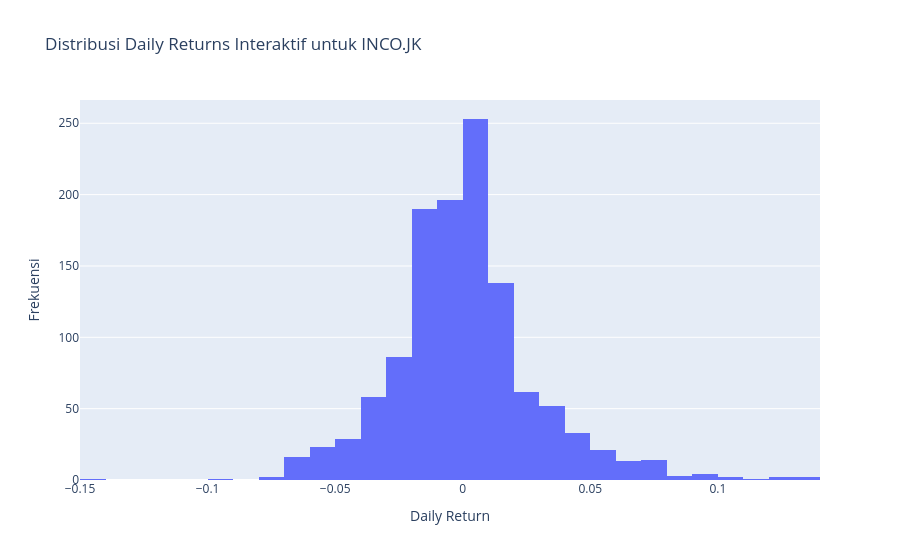
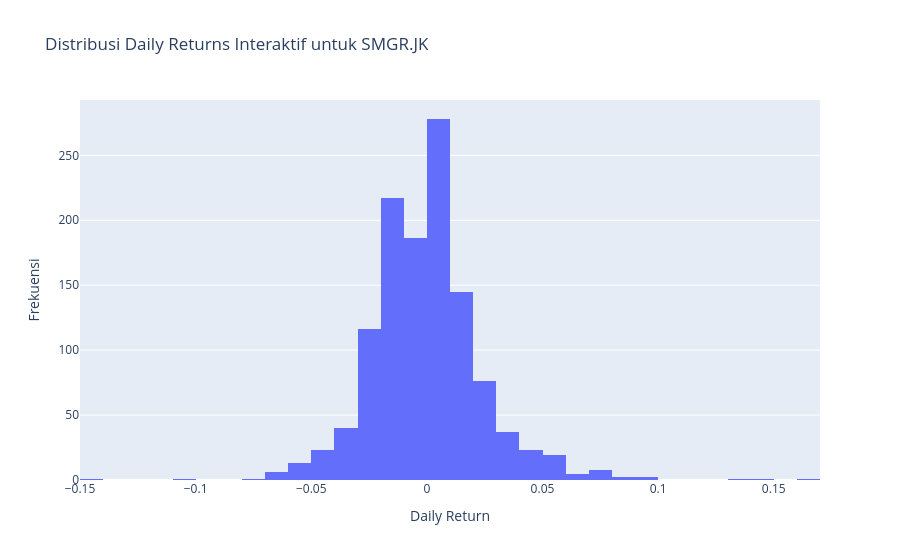
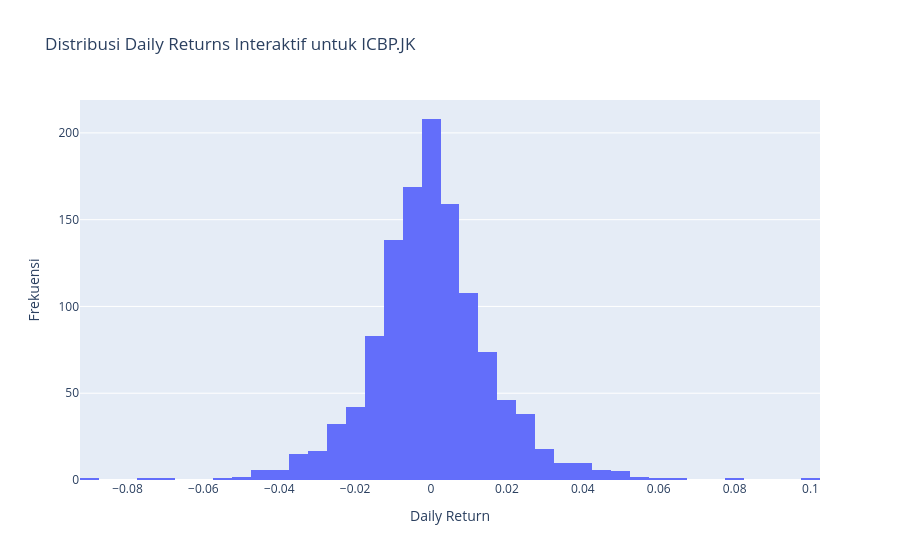
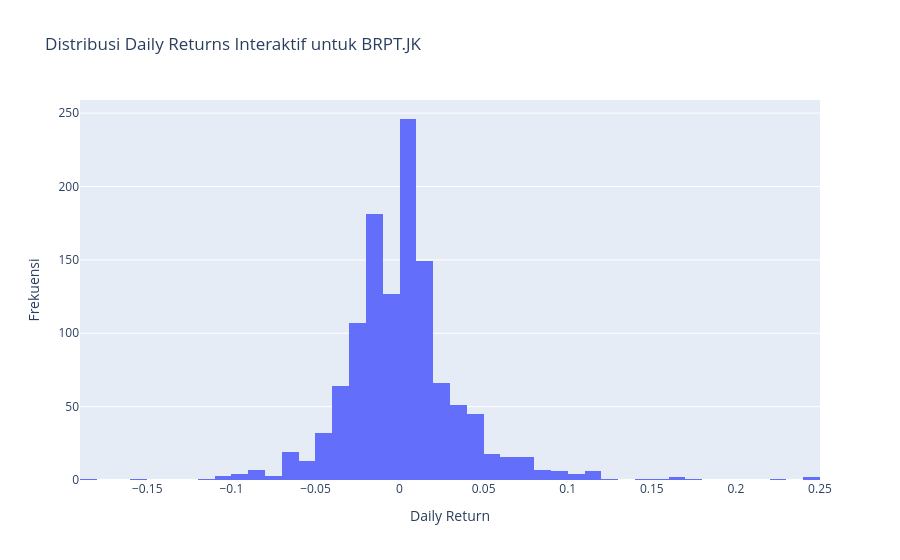

Source (notebook cell) for these figures, in order:
### Code cell
import plotly_express as px

print("Membuat histogram interaktif untuk daily returns setiap saham...")

for col in daily_returns.columns:
    fig_hist_daily_returns = px.histogram(
        daily_returns,
        x=col,
        nbins=50, # Number of bins
        title=f'Distribusi Daily Returns Interaktif untuk {col}',
        labels={col: 'Daily Return', 'count': 'Frekuensi'}
    )
    fig_hist_daily_returns.update_layout(xaxis_title='Daily Return', yaxis_title='Frekuensi')
    fig_hist_daily_returns.show()
print("Histogram interaktif untuk daily returns telah ditampilkan.")

### Figure 1 — Plotly figure (JSON) as saved in the notebook; plotly's stock layout.template omitted (floating-point values rounded to 4 significant figures; data arrays with more than 128 entries replaced by an {"elided": "..."} marker saying what was removed)
{"data": [{"bingroup": "x", "hovertemplate": "Daily Return=%{x}<br>count=%{y}<extra></extra>", "legendgroup": "", "marker": {"color": "#636efa", "pattern": {"shape": ""}}, "name": "", "nbinsx": 50, "orientation": "v", "showlegend": false, "type": "histogram", "x": {"elided": "1202 float values"}, "xaxis": "x", "yaxis": "y"}], "layout": {"barmode": "relative", "legend": {"tracegroupgap": 0}, "title": {"text": "Distribusi Daily Returns Interaktif untuk INCO.JK"}, "xaxis": {"anchor": "y", "domain": [0, 1], "title": {"text": "Daily Return"}}, "yaxis": {"anchor": "x", "domain": [0, 1], "title": {"text": "Frekuensi"}}}}

### Figure 2 — Plotly figure (JSON) as saved in the notebook; plotly's stock layout.template omitted (floating-point values rounded to 4 significant figures; data arrays with more than 128 entries replaced by an {"elided": "..."} marker saying what was removed)
{"data": [{"bingroup": "x", "hovertemplate": "Daily Return=%{x}<br>count=%{y}<extra></extra>", "legendgroup": "", "marker": {"color": "#636efa", "pattern": {"shape": ""}}, "name": "", "nbinsx": 50, "orientation": "v", "showlegend": false, "type": "histogram", "x": {"elided": "1202 float values"}, "xaxis": "x", "yaxis": "y"}], "layout": {"barmode": "relative", "legend": {"tracegroupgap": 0}, "title": {"text": "Distribusi Daily Returns Interaktif untuk SMGR.JK"}, "xaxis": {"anchor": "y", "domain": [0, 1], "title": {"text": "Daily Return"}}, "yaxis": {"anchor": "x", "domain": [0, 1], "title": {"text": "Frekuensi"}}}}

### Figure 3 — Plotly figure (JSON) as saved in the notebook; plotly's stock layout.template omitted (floating-point values rounded to 4 significant figures; data arrays with more than 128 entries replaced by an {"elided": "..."} marker saying what was removed)
{"data": [{"bingroup": "x", "hovertemplate": "Daily Return=%{x}<br>count=%{y}<extra></extra>", "legendgroup": "", "marker": {"color": "#636efa", "pattern": {"shape": ""}}, "name": "", "nbinsx": 50, "orientation": "v", "showlegend": false, "type": "histogram", "x": {"elided": "1202 float values"}, "xaxis": "x", "yaxis": "y"}], "layout": {"barmode": "relative", "legend": {"tracegroupgap": 0}, "title": {"text": "Distribusi Daily Returns Interaktif untuk ICBP.JK"}, "xaxis": {"anchor": "y", "domain": [0, 1], "title": {"text": "Daily Return"}}, "yaxis": {"anchor": "x", "domain": [0, 1], "title": {"text": "Frekuensi"}}}}

### Figure 4 — Plotly figure (JSON) as saved in the notebook; plotly's stock layout.template omitted (floating-point values rounded to 4 significant figures; data arrays with more than 128 entries replaced by an {"elided": "..."} marker saying what was removed)
{"data": [{"bingroup": "x", "hovertemplate": "Daily Return=%{x}<br>count=%{y}<extra></extra>", "legendgroup": "", "marker": {"color": "#636efa", "pattern": {"shape": ""}}, "name": "", "nbinsx": 50, "orientation": "v", "showlegend": false, "type": "histogram", "x": {"elided": "1202 float values"}, "xaxis": "x", "yaxis": "y"}], "layout": {"barmode": "relative", "legend": {"tracegroupgap": 0}, "title": {"text": "Distribusi Daily Returns Interaktif untuk BRPT.JK"}, "xaxis": {"anchor": "y", "domain": [0, 1], "title": {"text": "Daily Return"}}, "yaxis": {"anchor": "x", "domain": [0, 1], "title": {"text": "Frekuensi"}}}}
